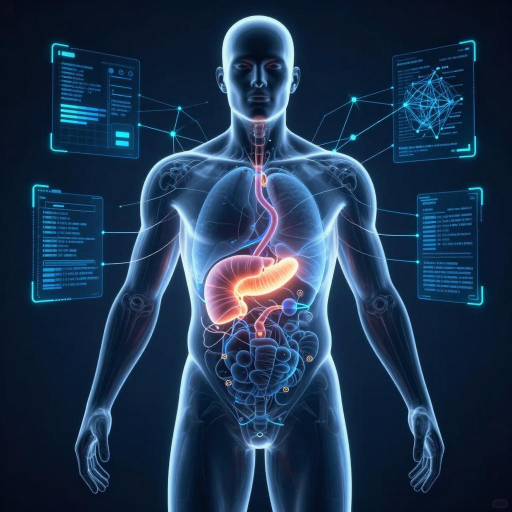
#> input picture new_pancadai/v2/assets/ai_hologram.jpg, 1024 x 1024 px (shown at 1/2 size)
$ python -i make_safe_bg.py   (imports and definitions only)
#> lines starting #> are read from the running program, lines starting #| are printed output that depends on the picture
#!/usr/bin/env python3
"""v2 Hero 安全版：1280x800 → 1280x720 (16:9) 模糊填補 + 人物完整置中
底層 = 原圖 cover 縮放 + 高斯模糊（填滿畫面）
上層 = 原圖 contain 縮放置中（人物不裁切）"""
import os
from PIL import Image, ImageFilter

ASSETS = '/Users/yangkaichun/Documents/GitHub/aiservice/new_pancadai/v2/assets'
TW = 1280; TH = 720  # 16:9

def safe(path, out):
#> called with path = 'assets/ai_hologram.jpg', out = 'out.png'
    im = Image.open(path).convert('RGB')
#> im is the input picture: PIL image 1024x1024 RGB; mean R, G, B 30.2, 53.2, 80
    w, h = im.size
#> w = 1024; h = 1024
    # 底層：cover 填滿 + 模糊
    scale = max(TW / w, TH / h)
#> scale = 1.25
    bg = im.resize((int(w * scale) + 4, int(h * scale) + 4), Image.LANCZOS)
    bx = (bg.width - TW) // 2; by = (bg.height - TH) // 2
#> after `bx = (bg.width - TW) // 2`: bx = 2
#> after `by = (bg.height - TH) // 2`: by = 282
    bg = bg.crop((bx, by, bx + TW, by + TH)).filter(ImageFilter.GaussianBlur(28))
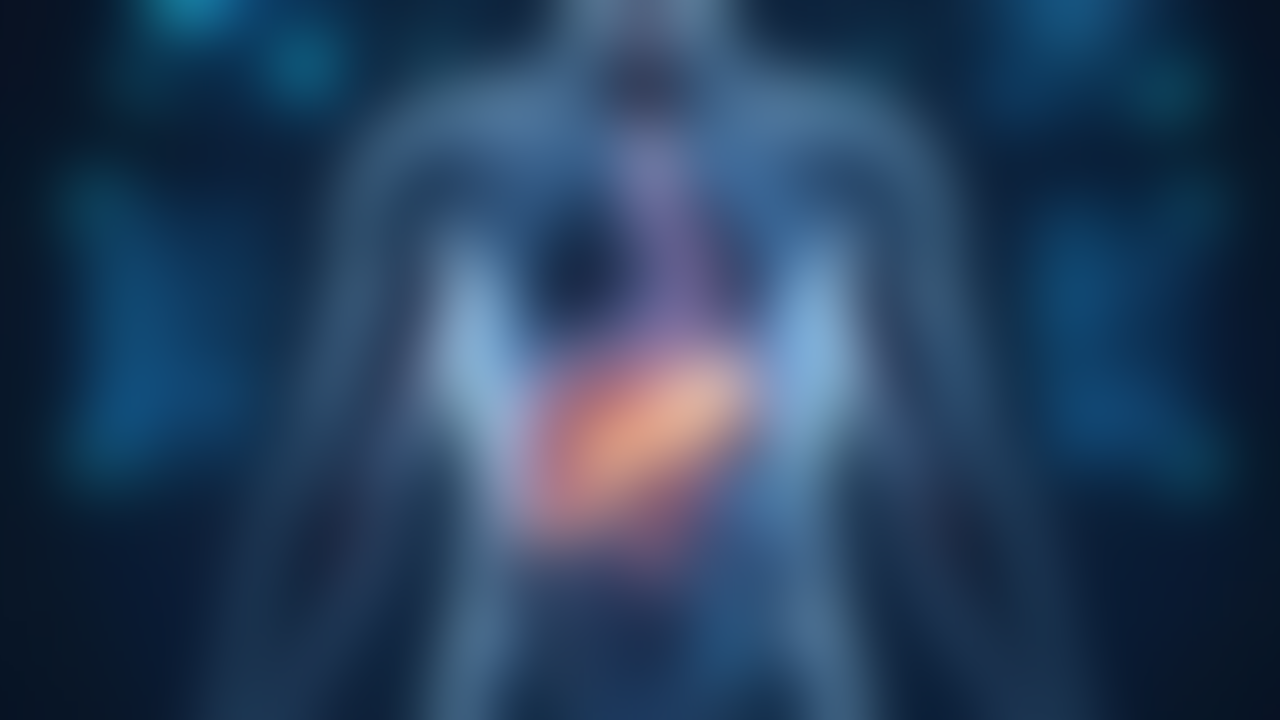
#> bg: PIL image 1280x720 RGB; mean R, G, B 38.9, 64.2, 93.7
    # 上層：contain 置中 + 8% 安全邊距（人物絕不觸框）
    s = min(TW / w, TH / h) * 0.92
#> s = 0.647
    fg = im.resize((int(w * s), int(h * s)), Image.LANCZOS)
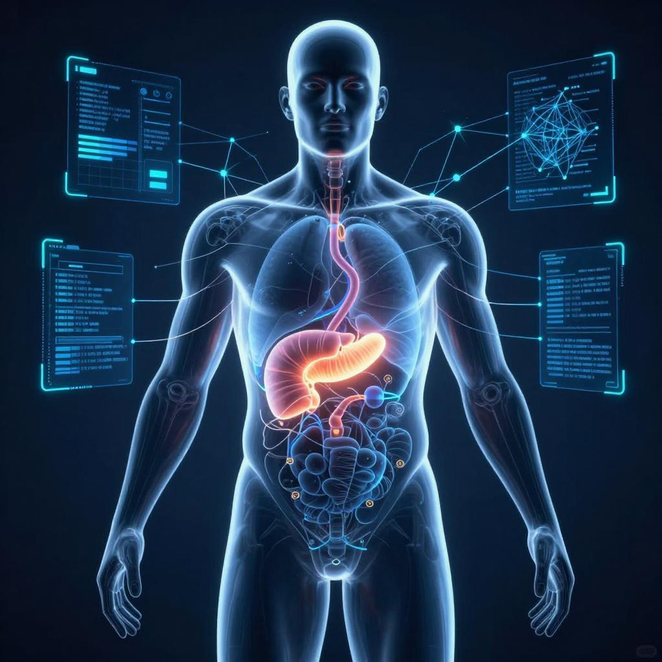
#> fg: PIL image 662x662 RGB; mean R, G, B 30.2, 53.2, 80
    fg = fg.convert('RGBA')
#> fg: PIL image 662x662 RGBA
    fg.putalpha(255)
    canvas = bg.convert('RGBA')
    canvas.paste(fg, ((TW - fg.width) // 2, (TH - fg.height) // 2), fg)
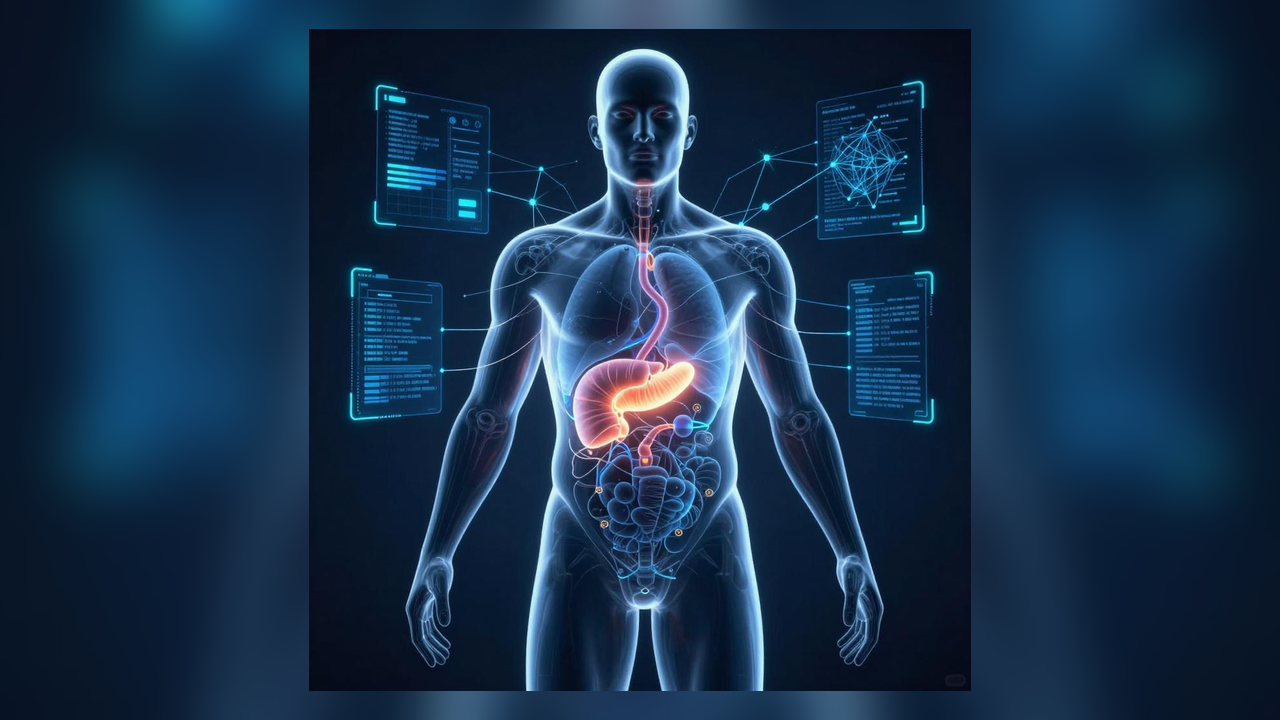
#> canvas: PIL image 1280x720 RGBA; mean R, G, B, A 22.1, 48.1, 75.2, 255
    canvas.convert('RGB').save(out, 'JPEG', quality=90)
    return (TW, TH)

count = 0
# [10 lines not run here, left out]

>>> result = safe('assets/ai_hologram.jpg', 'out.png')
